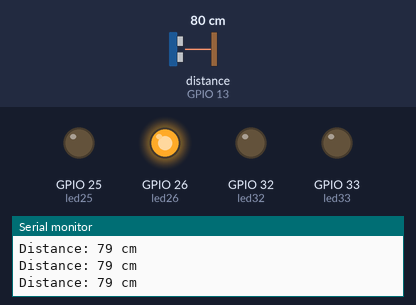
A sketch run on a simulated ESP32. Shown: output pins drawn as LEDs (lit = HIGH), the last lines printed to the serial monitor. Wiring (inferred from the names in the program): ultrasonic range finder: trigger GPIO 12; echo GPIO 13. The test bench sets the inputs (shaded band); at power-on: distance to the obstacle (sensor on GPIO 13) 80 cm. The echo pulse lasts 58.3 µs per cm; pins used as bus, display or sensor lines are not drawn.

Above: at 1.3 s.
1.4 s: distance to the obstacle (sensor on GPIO 13) set to 98 cm
2.9 s: distance to the obstacle (sensor on GPIO 13) set to 105 cm
At 4.2 s:
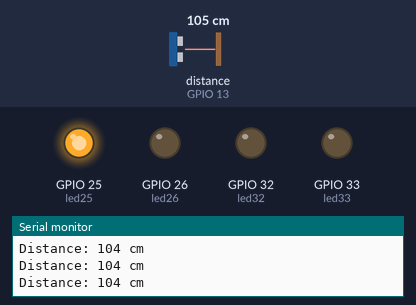
4.5 s: distance to the obstacle (sensor on GPIO 13) set to 199 cm
6.0 s: distance to the obstacle (sensor on GPIO 13) set to 208 cm
At 6.6 s:
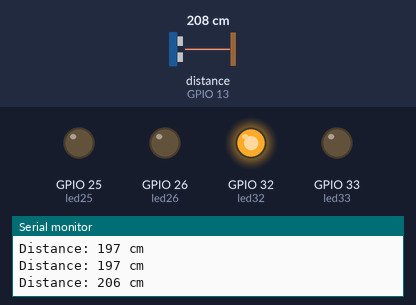
7.6 s: distance to the obstacle (sensor on GPIO 13) set to 2 cm
At 8.7 s:
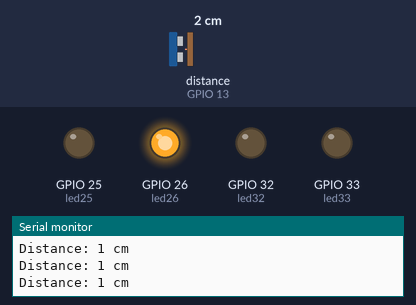
9.1 s: distance to the obstacle (sensor on GPIO 13) set to 120 cm
At 10.1 s:
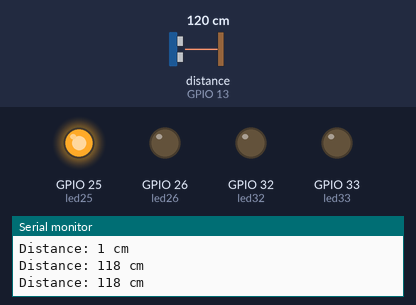
Timing chart, 0 to 11.6 s (numbered marks = the images above; inputs shaded):
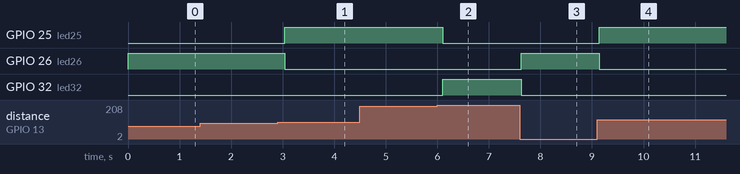

Measured:
- the behaviour switches between 101 and 102 cm on distance to the obstacle (sensor on GPIO 13) (found by bisection; images 0 and 1)
- the behaviour switches between 202 and 203 cm on distance to the obstacle (sensor on GPIO 13) (found by bisection; images 1 and 2)
- after the input at 2.9 s, GPIO 25 (led25): LOW → HIGH after 0.14 s; GPIO 26 (led26): HIGH → LOW after 0.14 s
- after the input at 6.0 s, GPIO 25 (led25): HIGH → LOW after 0.10 s; GPIO 32 (led32): LOW → HIGH after 0.10 s
- after the input at 7.6 s, GPIO 26 (led26): LOW → HIGH at once; GPIO 32 (led32): HIGH → LOW at once
- after the input at 9.1 s, GPIO 25 (led25): LOW → HIGH at once; GPIO 26 (led26): HIGH → LOW at once

The sketch:

UltraSonic_measurement.ino
```cpp
#define trigPin 12
#define echoPin 13

#define led26 26
#define led25 25
#define led32 32
#define led33 33

long duration;
int distance;

void setup() {
  Serial.begin(9600);
  pinMode(trigPin, OUTPUT);
  pinMode(echoPin, INPUT);

  // Set up LED pins as outputs
  pinMode(led26, OUTPUT);
  pinMode(led25, OUTPUT);
  pinMode(led32, OUTPUT);
  pinMode(led33, OUTPUT);

  // Initially turn off all LEDs
  digitalWrite(led26, LOW);
  digitalWrite(led25, LOW);
  digitalWrite(led32, LOW);
  digitalWrite(led33, LOW);
}

void loop() {
  digitalWrite(trigPin, LOW);
  delayMicroseconds(2);
  digitalWrite(trigPin, HIGH);
  delayMicroseconds(10);
  digitalWrite(trigPin, LOW);

  duration = pulseIn(echoPin, HIGH);
  distance = duration * 0.034 / 2;

  Serial.print("Distance: ");
  Serial.print(distance);
  Serial.println(" cm");

  // LED control based on distance
  if (distance >= 1 && distance <= 100) {
    digitalWrite(led26, HIGH);
    digitalWrite(led25, LOW);
    digitalWrite(led32, LOW);
    digitalWrite(led33, LOW);
  } else if (distance >= 101 && distance <= 200) {
    digitalWrite(led26, LOW);
    digitalWrite(led25, HIGH);
    digitalWrite(led32, LOW);
    digitalWrite(led33, LOW);
  } else if (distance >= 201 && distance <= 300) {
    digitalWrite(led26, LOW);
    digitalWrite(led25, LOW);
    digitalWrite(led32, HIGH);
    digitalWrite(led33, LOW);
  } else {
    digitalWrite(led26, LOW);
    digitalWrite(led25, LOW);
    digitalWrite(led32, LOW);
    digitalWrite(led33, HIGH);
  }

  delay(500);
}
```
